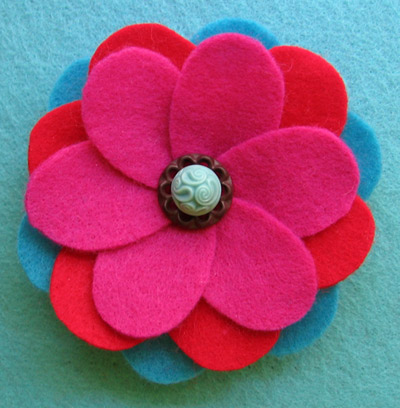
%> input picture Assignment 1 Outputs/flower.jpg, 400 x 408 px
$ octave affine.m   (GNU Octave 9; MATLAB toolbox functions it lacks are replaced by stand-ins)
%> lines starting %> are read from the running program, lines starting %| are printed output that depends on the picture
clc
clear all
close all

im = imread('flower.jpg'); % tiger.png flower.jpg
%> im is the input picture: size 408x400x3 uint8; mean R, G, B 150.2, 87.4, 119.7
% im = imread('tiger.png'); % tiger.png flower.jpg

% im = imresize(im,.5);

if size(im,3) == 3 % if input is rgb
    im = rgb2gray(im);
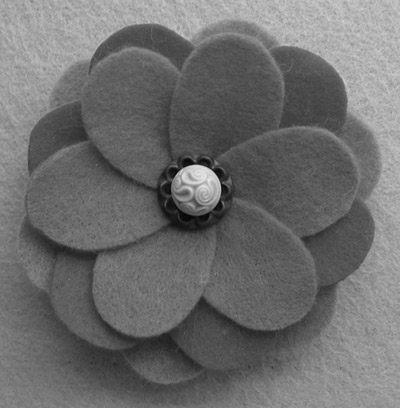
%> im: size 408x400 uint8; min 5, max 233, mean 109.8
end
im = double(im);
%> im: size 408x400 double


%% Highboost Filtering
out = zeros(size(im));
n = 5;
filter = (1/(5*5))*ones(n,n);

% sigma = 7;
% filter = fspecial('gaussian',[5,5],sigma);

for row = 3 : size(im,1) - 2
    for col = 3 : size(im,2) - 2

        temp1 = row - 2;
        temp2 = col - 2;
        sub_block = im(temp1:temp1 + 4,temp2:temp2 + 4);

        val = sum(sum(sub_block .* filter));

        out(row,col) = val;

    end
end
k = 2;
out2 = im + k*(im - out);
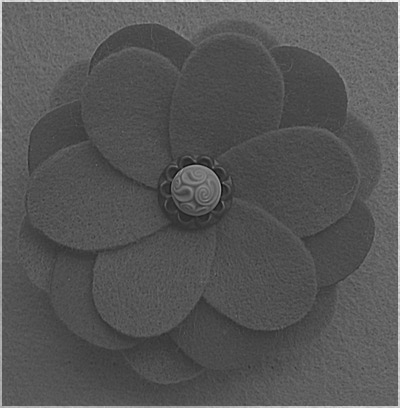
%> out2: size 408x400 double; min -142.3, max 618, mean 115.8; drawn with min black and max white

subplot(1,2,1)
imshow(mat2gray(im))
subplot(1,2,2)
imshow(mat2gray(out))
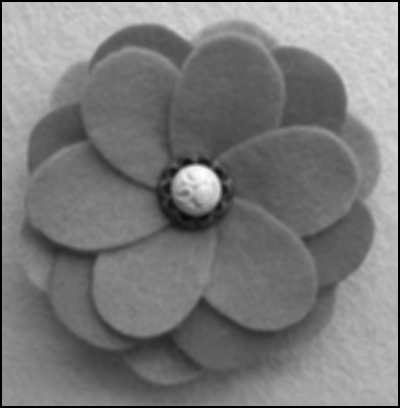
%> displayed picture: size 408x400, on the screen's scale of 0 to 255; min 0, max 255, mean 122.7


%% affine transformation

% A = [1 0 100    % Translation
%     0 1 10
%     0 0 1];

% A = [.8 0 1    % Sceling
%     0 1.2 1
%     0 0 1];


% rot = 30;
% A = [cosd(rot) -sind(rot) 1    % Rotation
%     sind(rot) cosd(rot) 1
%     0 0 1];

A = [1 .5 1    % Shear vertical
    0 1 1
    0 0 1];

% A = [1 0 1    % Shear horizontal
%     .6 1 1
%     0 0 1];

out = zeros(size(im));
for r = 1 : size(im,1)
    for c = 1 : size(im,2)
        loc = A * [r c 1]'; x = round(loc(1)); y = round(loc(2));
        x = max([1 x]);
        y = max([1 y]);
        x = min([x size(im,1)]);
        y = min([y size(im,2)]);
        out(x,y) = im(r,c);
    end
end
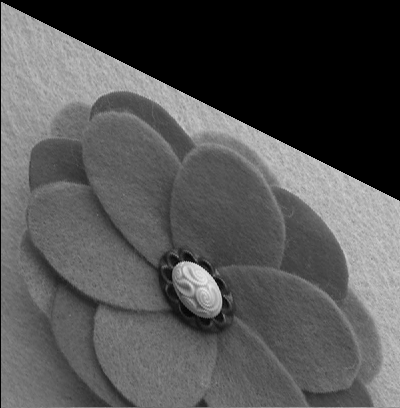
%> out: size 408x400 double; min 0, max 233, mean 83.1

subplot(1,2,1)
imshow(mat2gray(im))
subplot(1,2,2)
imshow(mat2gray(out))

$ run again, with Assignment 1 Outputs/Mirror.png saved as Assignment 1 Outputs/flower.jpg
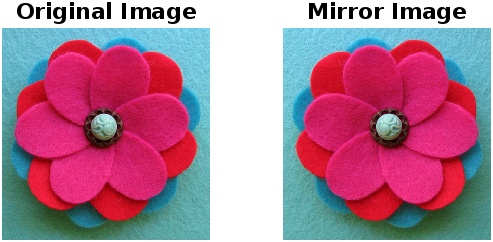
%> input picture Assignment 1 Outputs/Mirror.png, 493 x 242 px
%> im is the input picture: size 242x493x3 uint8; mean R, G, B 172.4, 125.9, 149.8
%> after the loop `for row = 3 : size(im,1) - 2`:
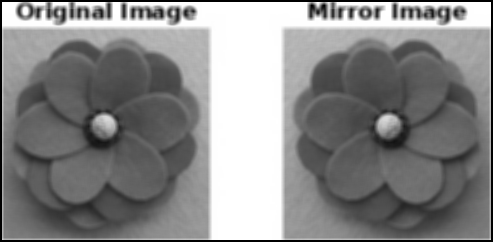
%> out: size 242x493 double; min 0, max 255, mean 136.9; drawn with min black and max white
%> after the loop `for r = 1 : size(im,1)`:
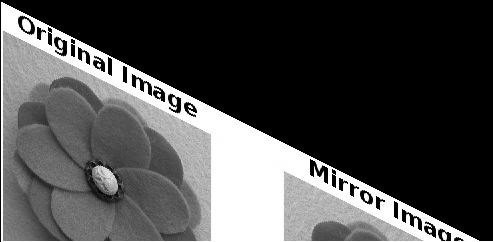
%> out: size 242x493 double; min 0, max 255, mean 75

$ run again, with Assignment 1 Outputs/Nightvision.png saved as Assignment 1 Outputs/flower.jpg
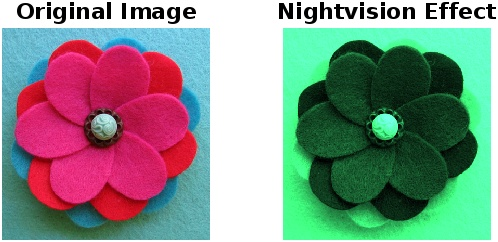
%> input picture Assignment 1 Outputs/Nightvision.png, 498 x 242 px
%> im is the input picture: size 242x498x3 uint8; mean R, G, B 133.5, 146.4, 138.3
%> after the loop `for row = 3 : size(im,1) - 2`:
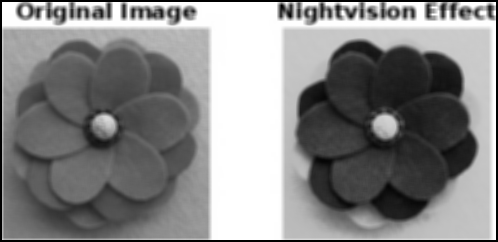
%> out: size 242x498 double; min 0, max 255, mean 135.8; drawn with min black and max white
%> after the loop `for r = 1 : size(im,1)`:
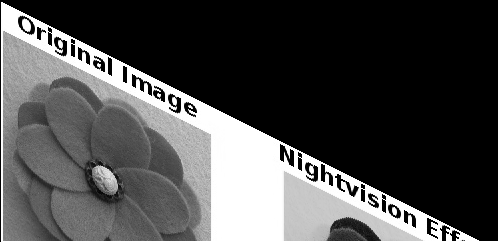
%> out: size 242x498 double; min 0, max 255, mean 74
